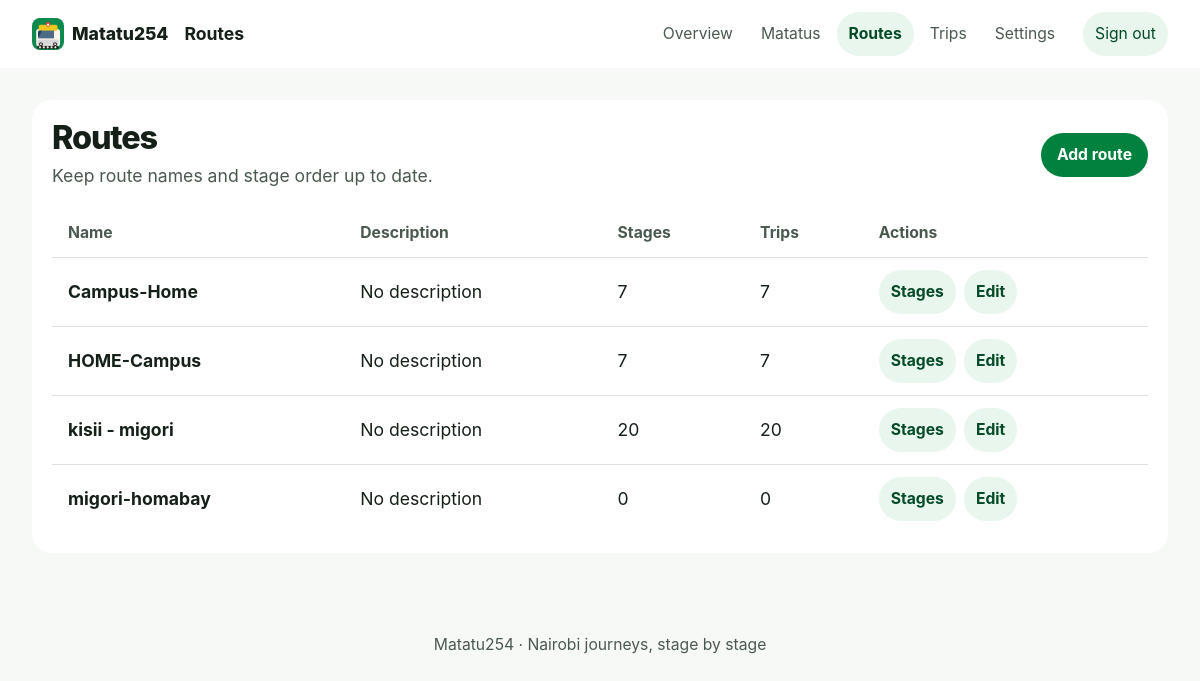
/management/routes/ (signed in), run on the app's committed database.
### r_outes/models.py (models this page shows, shortened)
class Route(models.Model):
    name = models.CharField(max_length=100, unique=True)
    description = models.TextField(max_length=150, blank=True)

### management/views.py (the view)
# urls.py: path("routes/", views.route_list, name="route-list"),
@login_required
@user_passes_test(is_admin)
def route_list(request):
    routes = Route.objects.annotate(
        stages_count=Count('stages'),
        trip_count=Count('activetrip')
    ).order_by('name')
    return render(request, "management/route_list.html", {'routes': routes})

### management/views.py (called while the page is built)
def is_admin(user):
    return user.is_authenticated and user.role == 'ADMIN'

### management/templates/management/route_list.html (shortened to what this page needs)
{% extends 'base.html' %}
{% block app_title %}Routes{% endblock %}
{% block content %}
<section class="page-shell admin-list">
  <header class="page-heading"><div><h1>Routes</h1><p>Keep route names and stage order up to date.</p></div><a class="btn btn-primary" href="{% url 'management:route-create' %}">Add route</a></header>
  {% if routes %}
    <div class="surface table-wrap"><table><thead><tr><th>Name</th><th>Description</th><th>Stages</th><th>Trips</th><th>Actions</th></tr></thead><tbody>
      {% for route in routes %}<tr><td><strong>{{ route.name }}</strong></td><td>{{ route.description|default:'No description' }}</td><td>{{ route.stages_count }}</td><td>{{ route.trip_count }}</td><td><div class="table-actions"><a class="btn btn-secondary btn-sm" href="{% url 'management:route-stages' route.pk %}">Stages</a><a class="btn btn-secondary btn-sm" href="{% url 'management:route-edit' route.pk %}">Edit</a></div></td></tr>{% endfor %}
    </tbody></table></div>
  {% else %}<div class="surface empty-state"><h2>No routes yet</h2><p>Create a route, then add its stages in travel order.</p><a class="btn btn-primary" href="{% url 'management:route-create' %}">Add route</a></div>{% endif %}
</section>
{% endblock %}

### static/css/tokens.css (style rules this page uses)
:root { color-scheme: light; --brand-50: #e9f6ee; --brand-100: #ccead7; --brand-200: #a1d8b6; --brand-300: #71c18f; --brand-400: #44a96c; --brand-500: #00823e; --brand-600: #08753b; --brand-700: #075f32; --brand-800: #044a26; --brand-900: #03351c; --success: #08753b; --success-soft: #e9f6ee; --warning: #875700; --warning-soft: #fff3d6; --danger: #a33b30; --danger-soft: #fcebe8; --neutral-0: #ffffff; --neutral-50: #f7f9f6; --neutral-100: #edf1ed; --neutral-200: #dce4dc; --neutral-300: #c2cdc4; --neutral-400: #95a198; --neutral-500: #69776e; --neutral-600: #4a594f; --neutral-700: #344238; --neutral-800: #202d24; --neutral-900: #152019; --ink: var(--neutral-900); --ink-muted: var(--neutral-600); --surface: var(--neutral-0); --surface-raised: var(--neutral-0); --background: var(--neutral-50); --border: var(--neutral-200); --focus: #8b5d00; --skip-link-foreground: var(--neutral-0); --font-sans: Inter, ui-sans-serif, system-ui, -apple-system, BlinkMacSystemFont, "Segoe UI", sans-serif; --text-xs: clamp(.8125rem, .78rem + .12vw, .875rem); --text-sm: clamp(.9rem, .86rem + .16vw, .98rem); --text-md: clamp(1rem, .96rem + .2vw, 1.1rem); --text-lg: clamp(1.2rem, 1.06rem + .48vw, 1.5rem); --text-xl: clamp(1.55rem, 1.2rem + 1.1vw, 2.25rem); --text-display: clamp(2.4rem, 1.5rem + 4vw, 4.8rem); --line-tight: 1.08; --line-normal: 1.5; --space-0: 0; --space-1: .25rem; --space-0-25: .0625rem; --space-0-5: .125rem; --space-0-75: .1875rem; --space-1-5: .375rem; --space-2-5: .625rem; --space-3-5: .875rem; --space-2: .5rem; --space-3: .75rem; --space-4: 1rem; --space-5: 1.25rem; --space-6: 1.5rem; --space-8: 2rem; --space-10: 2.5rem; --space-12: 3rem; --space-16: 4rem; --space-20: 5rem; --space-24: 6rem; --space-25: 6.25rem; --space-30: 7.5rem; --page-gutter: clamp(var(--space-4), 4vw, var(--space-8)); --space-fluid-3: 3vw; --space-fluid-4: 4vw; --space-fluid-5: 5vw; --space-fluid-6: 6vw; --space-fluid-auth: 7vh; --page-shell-width: 68rem; --content-width: 76rem; --reading-width: 44rem; --screen-min-width: 20rem; --topbar-height: 3.25rem; --form-panel-width: 34rem; --form-large-width: 48rem; --scan-frame-max: 25rem; --scan-viewfinder-max: 15rem; --qr-image-max: 18.75rem; --stage-sticky-top: 4rem; --bottom-tabs-offset: 4.25rem; --home-min-height: 62vh; --landing-min-height: 75svh; --viewport-min-height: 100vh; --focus-outline-width: .1875rem; --stroke-2: .125rem; --stroke-3: .1875rem; --stroke-4: .25rem; --icon-size: 1.35rem; --route-map-label-size: 14px; --map-min-height: 22rem; --map-min-height-mobile: 15rem; --touch-target: 2.75rem; --border-width: 1px; --link-offset: .18em; --heading-tracking: -.035em; --title-tracking: -.06em; --title-line-height: .98; --small-hover-rise: -.0625rem; --small-press-scale: .97; --meter-line-height: .125rem; --route-stage-line: .1875rem; --scan-frame-width: 70vw; --scan-finder-width: 56vw; --scan-pulse-travel: 6rem; --scan-pulse-opacity: .65; --scan-line-opacity: .55; --scan-marker-scale: 1.18; --count-change-scale: 1.04; --content-arrive-opacity: .35; --tab-arrive-scale: .25; --page-shift-distance: var(--space-4); --table-min-column: 17rem; --qr-page-width: 45rem; --home-route-text-min: 3.5rem; --scan-video-ratio-x: 4; --scan-video-ratio-y: 3; --route-map-ratio-x: 5; --route-map-ratio-y: 3; --scan-window-border: var(--stroke-4); --visually-hidden-size: 1px; --border-radius-full: 50%; --content-stagger-1: 30ms; --content-stagger-2: 60ms; --content-stagger-3: 90ms; --content-stagger-4: 120ms; --content-stagger-5: 150ms; --tabbar-wide-width: 28rem; --tabbar-wide-transform-hidden: 150%; --content-limit-hero-wide: 15ch; --home-route-min-mobile: 2.75rem; --landing-title-mobile-min: 2.7rem; --landing-title-mobile-max: 4.2rem; --ticket-title-mobile-max: 4rem; --landing-title-mobile-width: 13vw; --ticket-title-mobile-width: 14vw; --ticket-mobile-height: 62svh; --landing-desktop-column-min: 20rem; --scan-desktop-column-min: 16rem; --map-min-height-mobile: 15rem; --motion-off-duration: .01ms; --radius-sm: .5rem; --radius-md: .875rem; --radius-lg: 1.25rem; --radius-xl: 1.75rem; --radius-pill: 999px; --shadow-float: 0 1rem 2.5rem rgb(21 32 25 / .14); --shadow-sheet: 0 .5rem 1.5rem rgb(21 32 25 / .09); --z-base: 0; --z-content: 1; --z-header: 20; --z-tabbar: 30; --z-banner: 40; --z-dialog: 50; --dur-fast: 150ms; --dur-base: 250ms; --dur-slow: 400ms; --dur-skeleton: 1400ms; --dur-scan: 2s; --dur-pulse: 1600ms; --ease-out: cubic-bezier(.22, 1, .36, 1); --ease-standard: cubic-bezier(.2, 0, 0, 1); }

### data on the page
Route: name "Campus-Home", description "No description", stages_count "7", trip_count "7"
Route: name "HOME-Campus", description "No description", stages_count "7", trip_count "7"
Route: name "kisii - migori", description "No description", stages_count "20", trip_count "20"
Route: name "migori-homabay", description "No description", stages_count "0", trip_count "0"
